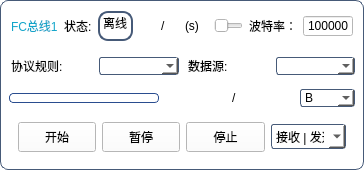
<?xml version="1.0" encoding="UTF-8"?>
<ui version="4.0">
 <class>wid_viewWid</class>
 <widget class="QWidget" name="wid_viewWid">
  <property name="geometry">
   <rect>
    <x>0</x>
    <y>0</y>
    <width>364</width>
    <height>170</height>
   </rect>
  </property>
  <property name="minimumSize">
   <size>
    <width>280</width>
    <height>170</height>
   </size>
  </property>
  <property name="maximumSize">
   <size>
    <width>16777215</width>
    <height>170</height>
   </size>
  </property>
  <property name="windowTitle">
   <string>Form</string>
  </property>
  <property name="styleSheet">
   <string notr="true">background-color: rgb(255, 255, 255);
</string>
  </property>
  <layout class="QGridLayout" name="gridLayout">
   <property name="leftMargin">
    <number>0</number>
   </property>
   <property name="topMargin">
    <number>0</number>
   </property>
   <property name="rightMargin">
    <number>0</number>
   </property>
   <property name="bottomMargin">
    <number>0</number>
   </property>
   <property name="spacing">
    <number>0</number>
   </property>
   <item row="0" column="0">
    <widget class="QWidget" name="wid_scp" native="true">
     <property name="maximumSize">
      <size>
       <width>16777215</width>
       <height>16777215</height>
      </size>
     </property>
     <property name="styleSheet">
      <string notr="true">#wid_scp{
background-color: rgb(255, 255, 255);
border-radius:8px;
border:1px solid rgb(70,90,120);
}</string>
     </property>
     <layout class="QGridLayout" name="gridLayout_2">
      <item row="0" column="0" colspan="6">
       <widget class="QWidget" name="widget_11" native="true">
        <property name="styleSheet">
         <string notr="true">background-color: rgb(255, 255, 255);</string>
        </property>
        <layout class="QGridLayout" name="gridLayout_15">
         <property name="leftMargin">
          <number>2</number>
         </property>
         <property name="topMargin">
          <number>0</number>
         </property>
         <property name="rightMargin">
          <number>2</number>
         </property>
         <property name="bottomMargin">
          <number>0</number>
         </property>
         <property name="horizontalSpacing">
          <number>6</number>
         </property>
         <property name="verticalSpacing">
          <number>0</number>
         </property>
         <item row="0" column="2">
          <widget class="QLineEdit" name="lineEdit_status">
           <property name="minimumSize">
            <size>
             <width>35</width>
             <height>30</height>
            </size>
           </property>
           <property name="maximumSize">
            <size>
             <width>35</width>
             <height>16777215</height>
            </size>
           </property>
           <property name="styleSheet">
            <string notr="true">background-color: rgb(255, 255, 255);
border:2px solid rgb(70,90,120);
border-radius:10px;
color: rgb(0, 0, 0);</string>
           </property>
           <property name="text">
            <string>离线</string>
           </property>
           <property name="alignment">
            <set>Qt::AlignCenter</set>
           </property>
          </widget>
         </item>
         <item row="0" column="1">
          <widget class="QLabel" name="label_2">
           <property name="styleSheet">
            <string notr="true">color: rgb(0,0,0);
font: 75 9pt &quot;微软雅黑&quot;;
background-color: rgb(255, 255, 255);</string>
           </property>
           <property name="text">
            <string>状态:</string>
           </property>
          </widget>
         </item>
         <item row="0" column="4">
          <widget class="QWidget" name="widget" native="true">
           <layout class="QGridLayout" name="glay_times">
            <item row="0" column="3">
             <widget class="QLabel" name="lab_totaltime">
              <property name="text">
               <string/>
              </property>
             </widget>
            </item>
            <item row="0" column="1">
             <widget class="QLabel" name="lab_nowtime">
              <property name="text">
               <string/>
              </property>
             </widget>
            </item>
            <item row="0" column="2">
             <widget class="QLabel" name="label_4">
              <property name="text">
               <string>/</string>
              </property>
             </widget>
            </item>
            <item row="0" column="4">
             <widget class="QLabel" name="label_3">
              <property name="text">
               <string>(s)</string>
              </property>
             </widget>
            </item>
           </layout>
          </widget>
         </item>
         <item row="0" column="6">
          <widget class="QLabel" name="label_bot">
           <property name="styleSheet">
            <string notr="true">font: 75 9pt &quot;微软雅黑&quot;;</string>
           </property>
           <property name="text">
            <string>波特率：</string>
           </property>
          </widget>
         </item>
         <item row="0" column="7">
          <widget class="QSpinBox" name="spinBox">
           <property name="maximumSize">
            <size>
             <width>50</width>
             <height>16777215</height>
            </size>
           </property>
           <property name="styleSheet">
            <string notr="true">font: 75 9pt &quot;微软雅黑&quot;;</string>
           </property>
           <property name="alignment">
            <set>Qt::AlignLeading|Qt::AlignLeft|Qt::AlignVCenter</set>
           </property>
           <property name="buttonSymbols">
            <enum>QAbstractSpinBox::NoButtons</enum>
           </property>
           <property name="maximum">
            <number>1000000000</number>
           </property>
           <property name="value">
            <number>115200</number>
           </property>
          </widget>
         </item>
         <item row="0" column="3">
          <spacer name="horizontalSpacer">
           <property name="orientation">
            <enum>Qt::Horizontal</enum>
           </property>
           <property name="sizeHint" stdset="0">
            <size>
             <width>40</width>
             <height>20</height>
            </size>
           </property>
          </spacer>
         </item>
         <item row="0" column="0">
          <widget class="QLabel" name="label_title">
           <property name="minimumSize">
            <size>
             <width>0</width>
             <height>30</height>
            </size>
           </property>
           <property name="styleSheet">
            <string notr="true">color: rgb(18,165,202);
font: 75 10pt &quot;微软雅黑&quot;;
background-color: rgb(255, 255, 255);</string>
           </property>
           <property name="text">
            <string>FC总线1</string>
           </property>
          </widget>
         </item>
         <item row="0" column="5">
          <widget class="QSlider" name="horizontalSlider">
           <property name="maximum">
            <number>2000000014</number>
           </property>
           <property name="orientation">
            <enum>Qt::Horizontal</enum>
           </property>
          </widget>
         </item>
        </layout>
       </widget>
      </item>
      <item row="1" column="0" colspan="6">
       <widget class="QWidget" name="widget_12" native="true">
        <property name="styleSheet">
         <string notr="true">background-color: rgb(255, 255, 255);</string>
        </property>
        <layout class="QGridLayout" name="gridLayout_16">
         <property name="leftMargin">
          <number>2</number>
         </property>
         <property name="topMargin">
          <number>2</number>
         </property>
         <property name="rightMargin">
          <number>0</number>
         </property>
         <property name="bottomMargin">
          <number>2</number>
         </property>
         <property name="horizontalSpacing">
          <number>9</number>
         </property>
         <property name="verticalSpacing">
          <number>0</number>
         </property>
         <item row="0" column="1">
          <widget class="QComboBox" name="comboBox_rul">
           <property name="minimumSize">
            <size>
             <width>70</width>
             <height>0</height>
            </size>
           </property>
           <property name="styleSheet">
            <string notr="true">border:1px solid rgb(70,90,120);
border-radius:3px;
font: 75 9pt &quot;微软雅黑&quot;;
background-color: rgb(255,255,255);</string>
           </property>
          </widget>
         </item>
         <item row="0" column="0">
          <widget class="QLabel" name="label_type">
           <property name="minimumSize">
            <size>
             <width>0</width>
             <height>30</height>
            </size>
           </property>
           <property name="styleSheet">
            <string notr="true">font: 75 9pt &quot;微软雅黑&quot;;</string>
           </property>
           <property name="text">
            <string>协议规则:</string>
           </property>
          </widget>
         </item>
         <item row="0" column="2">
          <widget class="QLabel" name="label">
           <property name="styleSheet">
            <string notr="true">font: 75 9pt &quot;微软雅黑&quot;;</string>
           </property>
           <property name="text">
            <string>数据源:</string>
           </property>
          </widget>
         </item>
         <item row="0" column="3">
          <widget class="QComboBox" name="comboBox_data">
           <property name="minimumSize">
            <size>
             <width>70</width>
             <height>0</height>
            </size>
           </property>
           <property name="styleSheet">
            <string notr="true">border:1px solid rgb(70,90,120);
border-radius:3px;
font: 75 9pt &quot;微软雅黑&quot;;
background-color: rgb(255,255,255);</string>
           </property>
          </widget>
         </item>
        </layout>
       </widget>
      </item>
      <item row="2" column="3">
       <widget class="QLabel" name="label_5">
        <property name="text">
         <string>/</string>
        </property>
       </widget>
      </item>
      <item row="2" column="2">
       <widget class="QLabel" name="lab_nowtlen">
        <property name="text">
         <string/>
        </property>
       </widget>
      </item>
      <item row="2" column="0">
       <widget class="QProgressBar" name="progressBarA_jd">
        <property name="minimumSize">
         <size>
          <width>0</width>
          <height>0</height>
         </size>
        </property>
        <property name="maximumSize">
         <size>
          <width>150</width>
          <height>10</height>
         </size>
        </property>
        <property name="styleSheet">
         <string notr="true">QProgressBar{
border-radius:4px;
border:1px solid #2A4D8F;
background-color: rgb(255,255,255);
height:8px;
}
QProgressBar::chunk{
background-color: qlineargradient(
x1:0,y1:0,
x2:1,y2:0,
stop:0 #4DFAFF,
stop:1 #007BFF
);
border-radius:5px;
}
</string>
        </property>
        <property name="value">
         <number>0</number>
        </property>
        <property name="format">
         <string/>
        </property>
       </widget>
      </item>
      <item row="2" column="4">
       <widget class="QLabel" name="lab_totalen">
        <property name="text">
         <string/>
        </property>
       </widget>
      </item>
      <item row="3" column="0" colspan="6">
       <widget class="QWidget" name="widget_13" native="true">
        <property name="styleSheet">
         <string notr="true">background-color: rgb(255, 255, 255);</string>
        </property>
        <layout class="QGridLayout" name="gridLayout_17">
         <item row="0" column="2">
          <widget class="QPushButton" name="pbtn_stop">
           <property name="minimumSize">
            <size>
             <width>55</width>
             <height>30</height>
            </size>
           </property>
           <property name="styleSheet">
            <string notr="true">QPushButton{
border:1px solid rgb(70,90,120);
color: rgb(255, 255, 255);
border-radius:3px;
font: 75 9pt &quot;微软雅黑&quot;;
background-color: rgb(153,217,234);
}
QPushButton:hover{
color: rgb(25, 118, 210);
background-color: rgb(227, 236, 255);
};</string>
           </property>
           <property name="text">
            <string>停止</string>
           </property>
           <property name="icon">
            <iconset resource="../../../../WTTools/WTRecordPlugin/Res.qrc">
             <normaloff>:/Images/Icons1/Icon_Stop.png</normaloff>:/Images/Icons1/Icon_Stop.png</iconset>
           </property>
          </widget>
         </item>
         <item row="0" column="0">
          <widget class="QPushButton" name="pbtn_run">
           <property name="minimumSize">
            <size>
             <width>55</width>
             <height>30</height>
            </size>
           </property>
           <property name="styleSheet">
            <string notr="true">QPushButton{
border:1px solid rgb(70,90,120);
color: rgb(255, 255, 255);
border-radius:3px;
font: 75 9pt &quot;微软雅黑&quot;;
background-color: rgb(153,217,234);
}
QPushButton:hover{
color: rgb(25, 118, 210);
background-color: rgb(227, 236, 255);
};</string>
           </property>
           <property name="text">
            <string>开始</string>
           </property>
           <property name="icon">
            <iconset resource="../../../../WTTools/WTRecordPlugin/Res.qrc">
             <normaloff>:/Images/Icons1/Icon_Play1.png</normaloff>:/Images/Icons1/Icon_Play1.png</iconset>
           </property>
          </widget>
         </item>
         <item row="0" column="1">
          <widget class="QPushButton" name="pbtn_pause">
           <property name="minimumSize">
            <size>
             <width>55</width>
             <height>30</height>
            </size>
           </property>
           <property name="styleSheet">
            <string notr="true">QPushButton{
border:1px solid rgb(70,90,120);
color: rgb(255, 255, 255);
border-radius:3px;
font: 75 9pt &quot;微软雅黑&quot;;
background-color: rgb(153,217,234);
}
QPushButton:hover{
color: rgb(25, 118, 210);
background-color: rgb(227, 236, 255);
};</string>
           </property>
           <property name="text">
            <string>暂停</string>
           </property>
           <property name="icon">
            <iconset resource="../../../../WTTools/WTRecordPlugin/Res.qrc">
             <normaloff>:/Images/Icons1/Icon_Pause.png</normaloff>:/Images/Icons1/Icon_Pause.png</iconset>
           </property>
          </widget>
         </item>
         <item row="0" column="3">
          <widget class="QComboBox" name="comboBox_SRType">
           <property name="minimumSize">
            <size>
             <width>75</width>
             <height>25</height>
            </size>
           </property>
           <property name="styleSheet">
            <string notr="true">border:1px solid rgb(70,90,120);
border-radius:3px;
font: 75 9pt &quot;微软雅黑&quot;;
background-color: rgb(255,255,255);</string>
           </property>
           <item>
            <property name="text">
             <string>接收 | 发送</string>
            </property>
           </item>
           <item>
            <property name="text">
             <string>发送</string>
            </property>
           </item>
           <item>
            <property name="text">
             <string>接收</string>
            </property>
           </item>
          </widget>
         </item>
        </layout>
       </widget>
      </item>
      <item row="2" column="5">
       <widget class="QComboBox" name="comboBox">
        <property name="minimumSize">
         <size>
          <width>55</width>
          <height>0</height>
         </size>
        </property>
        <property name="styleSheet">
         <string notr="true">border:1px solid rgb(70,90,120);
border-radius:3px;
font: 75 9pt &quot;微软雅黑&quot;;
background-color: rgb(255,255,255);</string>
        </property>
        <item>
         <property name="text">
          <string>B</string>
         </property>
        </item>
        <item>
         <property name="text">
          <string>KB</string>
         </property>
        </item>
        <item>
         <property name="text">
          <string>MB</string>
         </property>
        </item>
       </widget>
      </item>
     </layout>
    </widget>
   </item>
  </layout>
 </widget>
 <resources>
  <include location="../../../../WTTools/WTRecordPlugin/Res.qrc"/>
 </resources>
 <connections/>
</ui>
